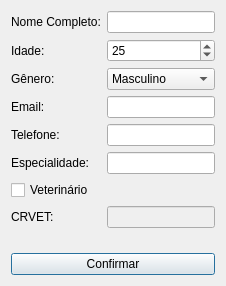
<?xml version="1.0" encoding="UTF-8"?>
<ui version="4.0">
 <class>DialogCadastroFuncionario</class>
 <widget class="QDialog" name="DialogCadastroFuncionario">
  <property name="windowTitle">
   <string>Cadastrar Funcionário</string>
  </property>
  <layout class="QVBoxLayout" name="verticalLayout">
   <item>
    <layout class="QFormLayout" name="formLayout">

     <item row="0" column="0">
      <widget class="QLabel" name="labelNomeCompleto">
       <property name="text">
        <string>Nome Completo:</string>
       </property>
      </widget>
     </item>
     <item row="0" column="1">
      <widget class="QLineEdit" name="lineEditNomeCompleto"/>
     </item>

     <item row="1" column="0">
      <widget class="QLabel" name="labelIdade">
       <property name="text">
        <string>Idade:</string>
       </property>
      </widget>
     </item>
     <item row="1" column="1">
      <widget class="QSpinBox" name="spinBoxIdade">
       <property name="minimum">
        <number>18</number>
       </property>
       <property name="maximum">
        <number>100</number>
       </property>
       <property name="value">
        <number>25</number>
       </property>
      </widget>
     </item>

     <item row="2" column="0">
      <widget class="QLabel" name="labelGenero">
       <property name="text">
        <string>Gênero:</string>
       </property>
      </widget>
     </item>
     <item row="2" column="1">
      <widget class="QComboBox" name="comboBoxGenero">
       <item>
        <property name="text">
         <string>Masculino</string>
        </property>
       </item>
       <item>
        <property name="text">
         <string>Feminino</string>
        </property>
       </item>
       <item>
        <property name="text">
         <string>Outros</string>
        </property>
       </item>
      </widget>
     </item>

     <item row="3" column="0">
      <widget class="QLabel" name="labelEmail">
       <property name="text">
        <string>Email:</string>
       </property>
      </widget>
     </item>
     <item row="3" column="1">
      <widget class="QLineEdit" name="lineEditEmail"/>
     </item>

     <item row="4" column="0">
      <widget class="QLabel" name="labelTelefone">
       <property name="text">
        <string>Telefone:</string>
       </property>
      </widget>
     </item>
     <item row="4" column="1">
      <widget class="QLineEdit" name="lineEditTelefone"/>
     </item>

     <item row="5" column="0">
      <widget class="QLabel" name="labelEspecialidade">
       <property name="text">
        <string>Especialidade:</string>
       </property>
      </widget>
     </item>
     <item row="5" column="1">
      <widget class="QLineEdit" name="lineEditEspecialidade"/>
     </item>

     <item row="6" column="0" colspan="2">
      <widget class="QCheckBox" name="checkBoxVeterinario">
       <property name="text">
        <string>Veterinário</string>
       </property>
      </widget>
     </item>

     <item row="7" column="0">
      <widget class="QLabel" name="labelCRVET">
       <property name="text">
        <string>CRVET:</string>
       </property>
      </widget>
     </item>
     <item row="7" column="1">
      <widget class="QLineEdit" name="lineEditCRVET">
       <property name="enabled">
        <bool>false</bool>
       </property>
      </widget>
     </item>

     <item row="8" column="1">
      <widget class="QLabel" name="labelCRVETObrigatorio">
       <property name="text">
        <string><font color="red">* Campo obrigatório</font></string>
       </property>
       <property name="visible">
        <bool>false</bool>
       </property>
       <property name="font">
        <font>
         <pointsize>8</pointsize>
        </font>
       </property>
      </widget>
     </item>

    </layout>
   </item>

   <item>
    <widget class="QPushButton" name="btnConfirmar">
     <property name="text">
      <string>Confirmar</string>
     </property>
    </widget>
   </item>
  </layout>
 </widget>
 <resources/>
 <connections/>
</ui>
